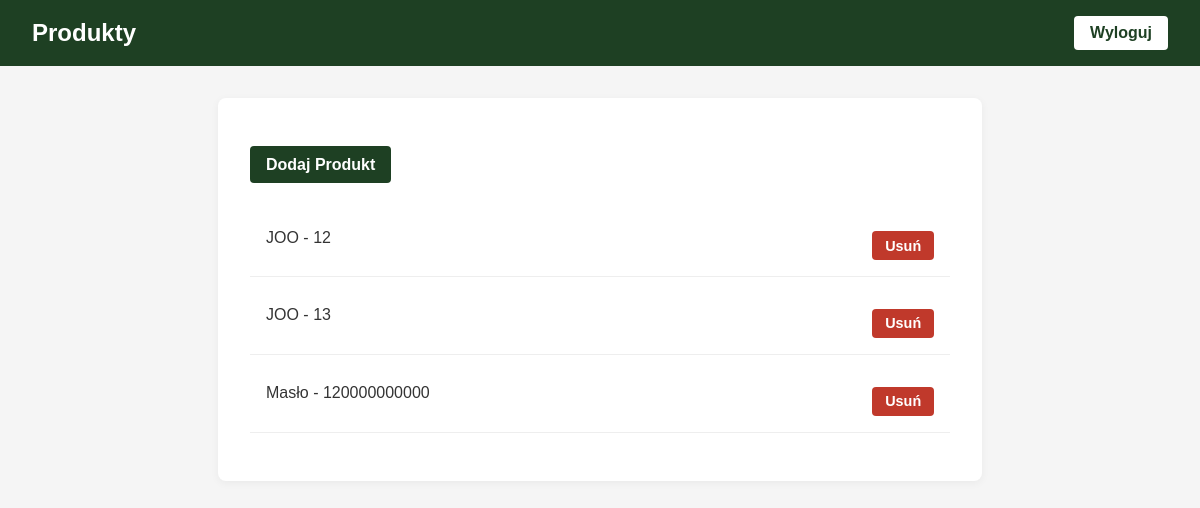
Page / (signed in) on the earlier database version.
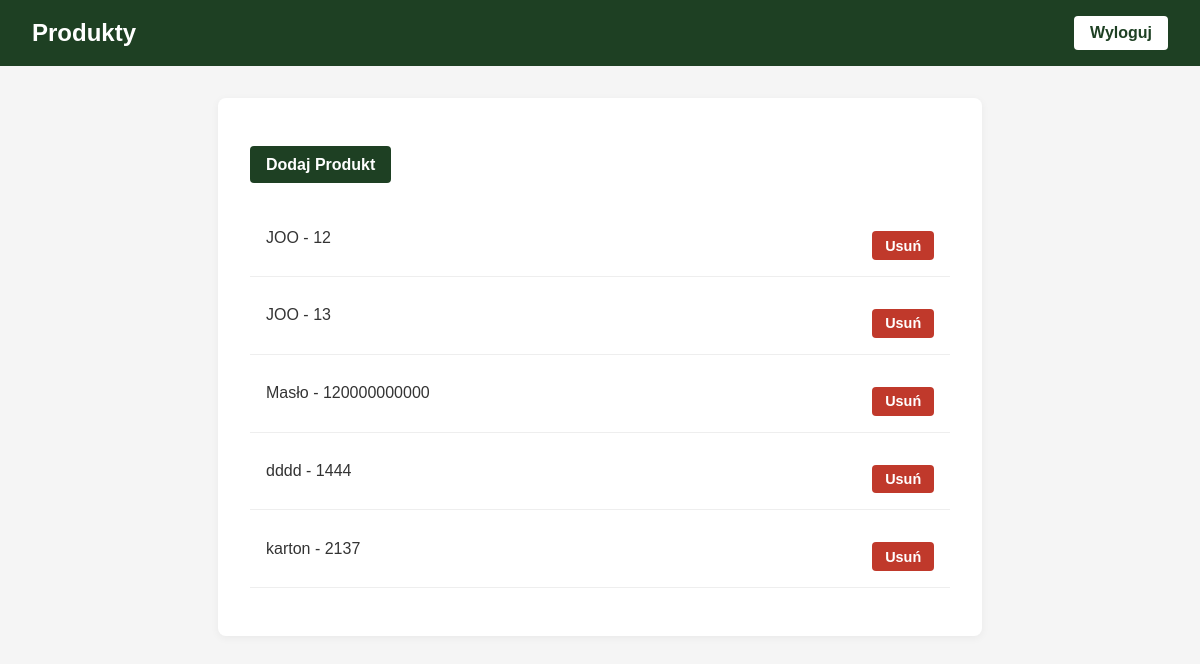
Same page on the later database version.
### miniSklepApp/models.py (models this page shows, shortened)
class Product(models.Model):
    product_name = models.CharField(max_length=64)
    product_price = models.CharField(max_length=64)

### miniSklepApp/views.py (the view)
# urls.py: path('', index, name='index'),
def index(request):
    products = Product.objects.all()
    return render(request, "index.html", {"products": products})

### miniSklepApp/templates/index.html (shortened to what this page needs)
{% load static %}
<!DOCTYPE html>
<html lang="pl">
<head>
    <link rel="stylesheet" href="{% static 'styles.css' %}">
</head>
<body>
    <div class="navbar">
        <h1>Produkty</h1>
        {% if user.is_authenticated %}
            <a href="{% url 'logout' %}">Wyloguj</a>
        {% else %}
            <a href="{% url 'login' %}">Zaloguj</a>
        {% endif %}
    </div>
    <div class="container">
        {% if user.is_authenticated %}
            <a href="{% url 'add_product' %}" class="add-button">Dodaj Produkt</a>
        {% endif %}
        <ul>
            {% for product in products %}
                <li>
                    {{ product.product_name }} - {{ product.product_price }}
                    {% if user.is_authenticated %}
                        <form method="post" action="{% url 'delete_product' product.id %}" style="margin: 0;">
                            <button type="submit" class="delete-button" onclick="return confirm('Czy na pewno usunąć?')">Usuń</button>
                        </form>
                    {% endif %}
                </li>
            {% empty %}
                <li>Brak produktów w bazie.</li>
            {% endfor %}
        </ul>
    </div>
</body>
</html>

### miniSklepApp/static/styles.css (style rules this page uses)
:root { --dark-green: #1e4023; --white: #ffffff; --light-gray: #f5f5f5; }
body { margin: 0; font-family: Arial, sans-serif; background-color: var(--light-gray); color: #333; }
.navbar { background-color: var(--dark-green); padding: 1rem 2rem; display: flex; justify-content: space-between; align-items: center; color: var(--white); }
.navbar h1 { margin: 0; font-size: 1.5rem; }
.navbar a { background-color: var(--white); color: var(--dark-green); text-decoration: none; padding: 0.5rem 1rem; border-radius: 4px; font-weight: bold; transition: background-color 0.3s; }
.container { max-width: 700px; margin: 2rem auto; background-color: var(--white); padding: 2rem; border-radius: 8px; box-shadow: 0 2px 8px rgba(0, 0, 0, 0.05); }
ul { list-style: none; padding: 0; }
li { display: flex; justify-content: space-between; align-items: center; padding: 1rem; border-bottom: 1px solid #eee; }
.delete-button { background-color: #c0392b; color: var(--white); border: none; padding: 0.4rem 0.8rem; border-radius: 4px; cursor: pointer; font-size: 0.9rem; }
.add-button { display: inline-block; margin-top: 1rem; background-color: var(--dark-green); color: var(--white); padding: 0.6rem 1rem; text-decoration: none; border-radius: 4px; font-weight: bold; }
form button { margin-top: 1rem; padding: 0.6rem 1rem; background-color: var(--dark-green); color: var(--white); border: none; border-radius: 4px; cursor: pointer; font-weight: bold; }

Differences in the rows shown:
added Product: product_name "dddd", product_price "1444"
added Product: product_name "karton", product_price "2137"
